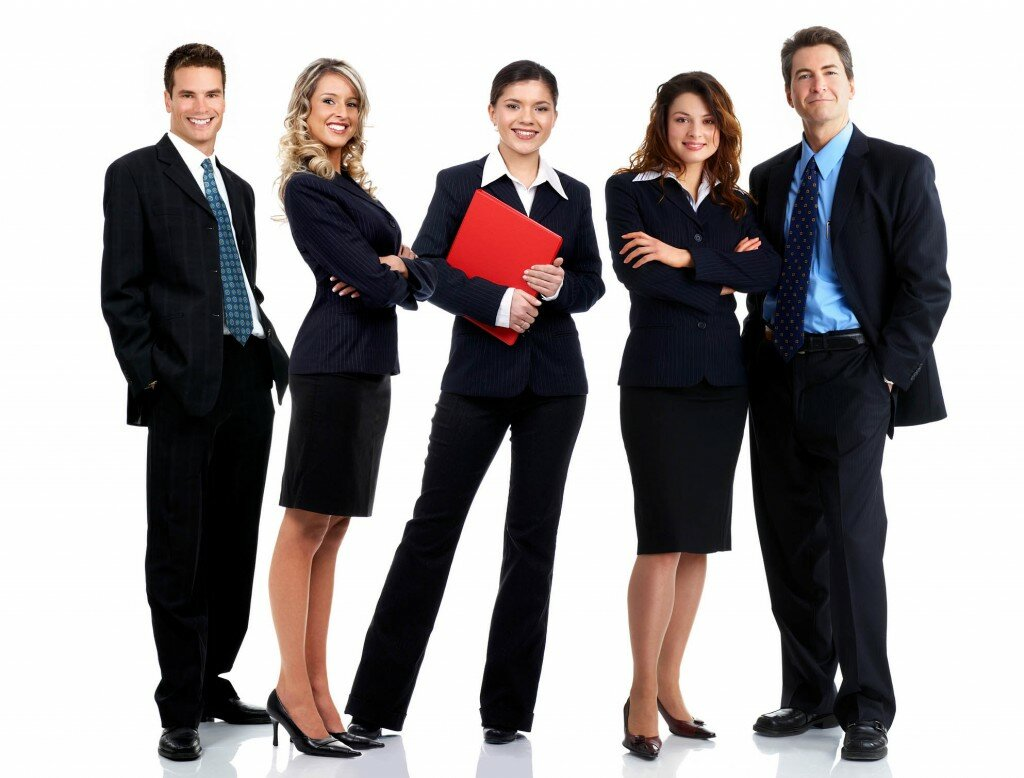
#> input picture Resources/1.jpg, 1024 x 778 px
$ python 'Chapter 1.py'
#> lines starting #> are read from the running program, lines starting #| are printed output that depends on the picture; after the words box and inside, x2 and y2 are one past the last pixel; in counts of white or black regions, pixels touching at a corner belong together
import cv2  #открыли нужную билиотеку

print('package important')#

img_darii = cv2.imread('Resources/1.jpg') # открываем кортинку и указываем путь к ней
#> img_darii is the input picture: shape (778, 1024, 3); mean B, G, R 149.5, 148.6, 153.2

imgGray = cv2.cvtColor(img_darii, cv2.COLOR_BGR2GRAY) # Изменение цветовой палитры картинки
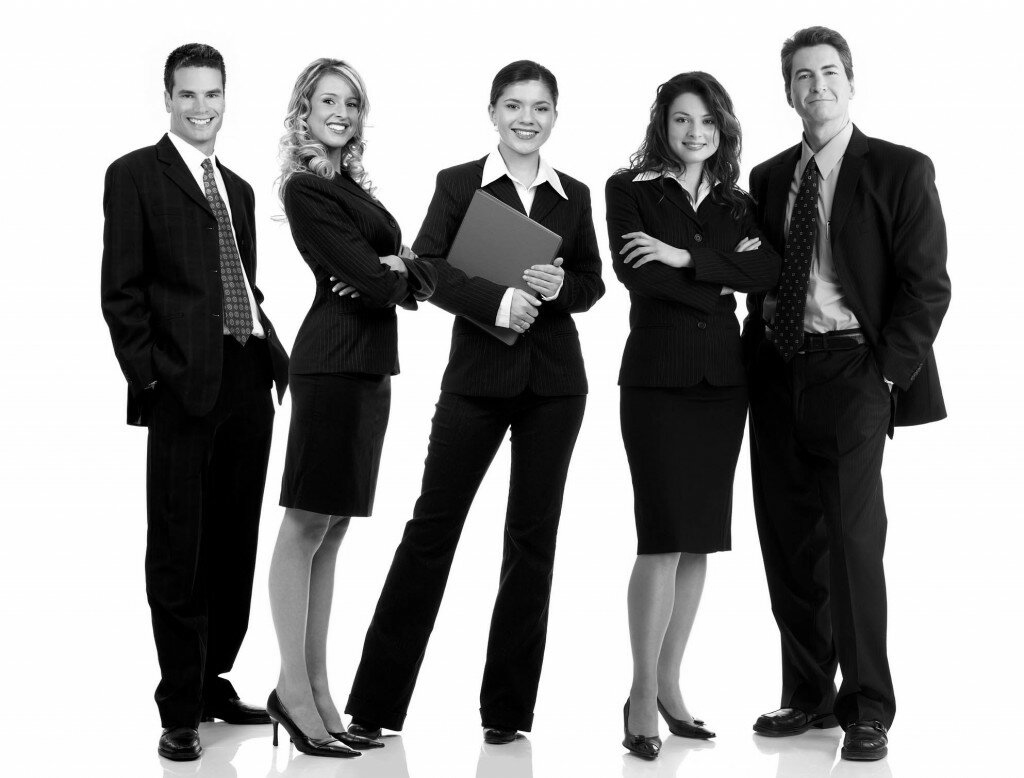
#> imgGray: shape (778, 1024); min 0, max 255, mean 150.1

imgBlur1 = cv2.blur(imgGray,(20,20)) # размытие изображения с разным ядром
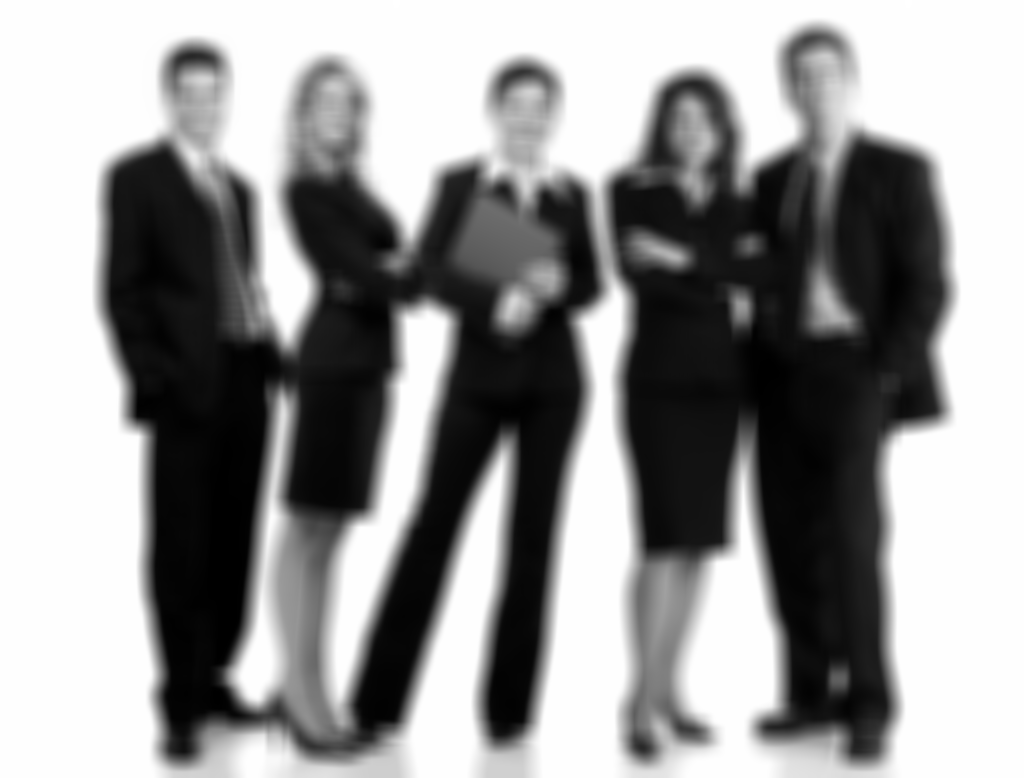
#> imgBlur1: shape (778, 1024); min 0, max 255, mean 150.1

imgCanny = cv2.Canny(imgGray, 100,100) # детектор границ Кенни Края(границы) — это такие кривые на изображении, вдоль которых
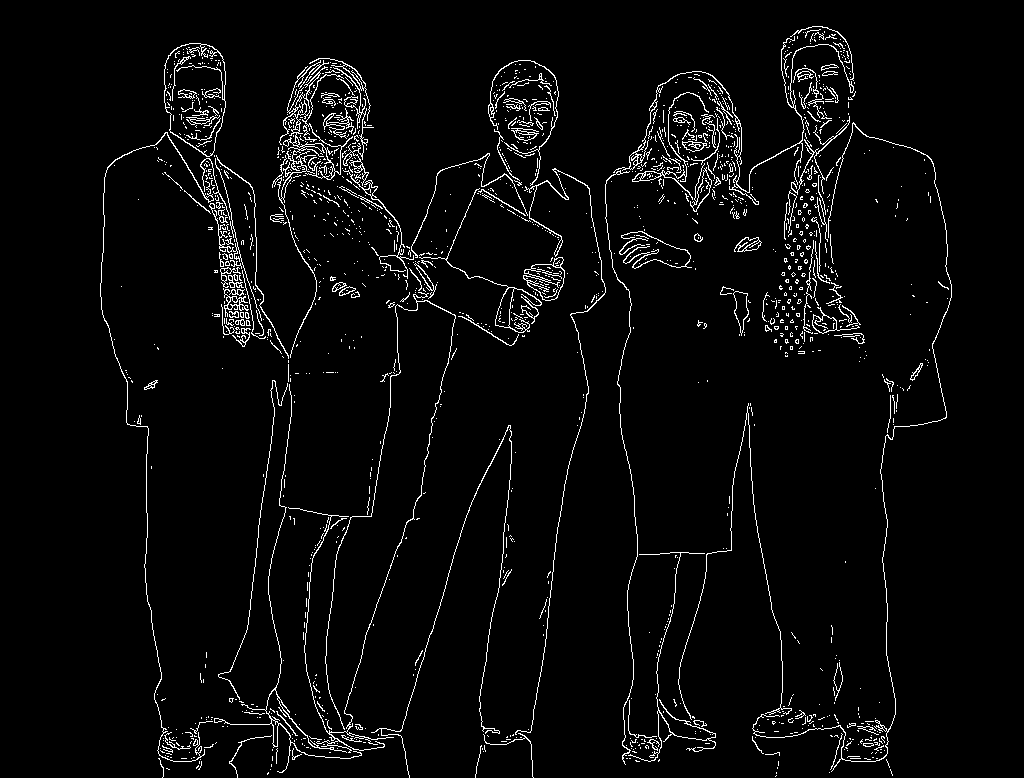
#> imgCanny: shape (778, 1024); 3.7% white in thin lines or dots, all inside (x1, y1, x2, y2) = (100, 26, 952, 778)
                                       # происходит резкое изменение яркости или других видов неоднородностей.
cv2.imshow("Gray", imgGray)
cv2.imshow("Blur1", imgBlur1) # команда на вывод картинки блюр1
cv2.imshow("Canny", imgCanny)
cv2.waitKey(0)                   # задержка при показе картинки 1000 = 1 сек

$ run again, with Resources/12.jpg copied over Resources/1.jpg
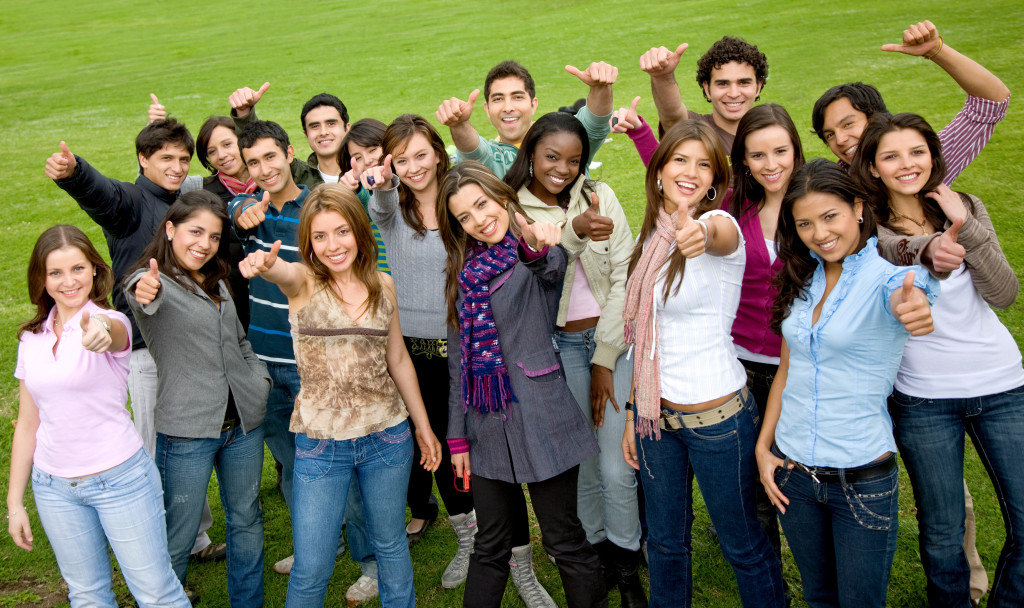
#> input picture Resources/12.jpg, 1024 x 608 px
#> img_darii is the input picture: shape (608, 1024, 3); mean B, G, R 93.9, 119.3, 117.5
#> `imgBlur1 = cv2.blur(imgGray,(20,20))`:
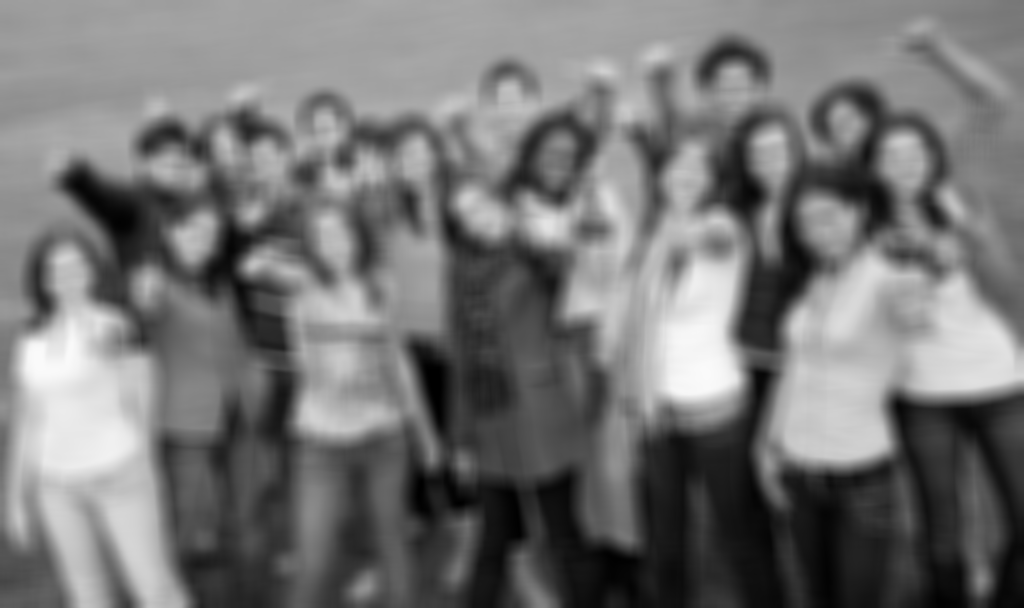
#> imgBlur1: shape (608, 1024); min 0, max 250, mean 116
#> `imgCanny = cv2.Canny(imgGray, 100,100)`:
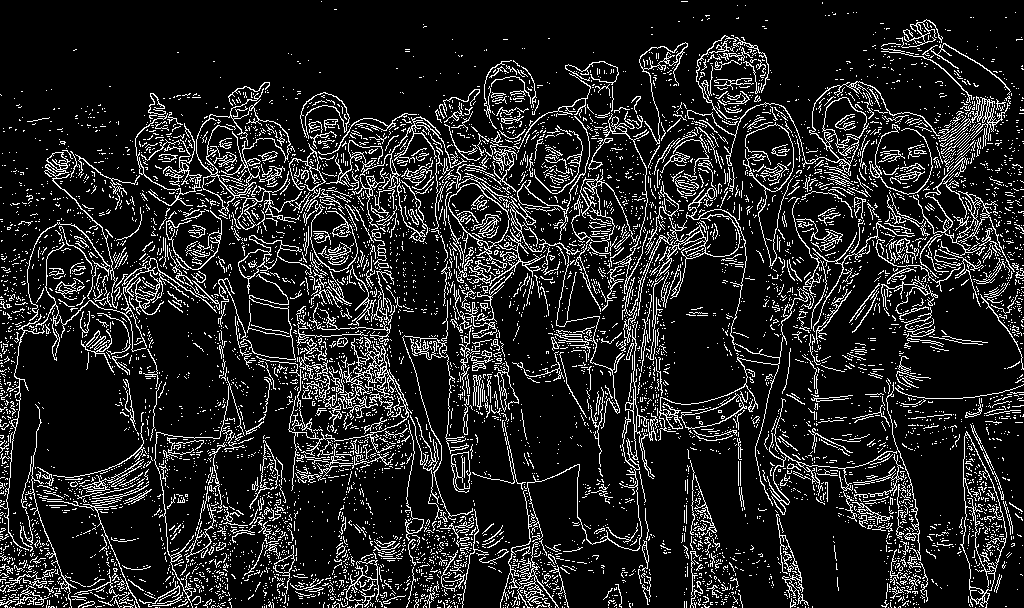
#> imgCanny: shape (608, 1024); 13.6% white in thin lines or dots

$ run again, with Resources/123.jpg copied over Resources/1.jpg
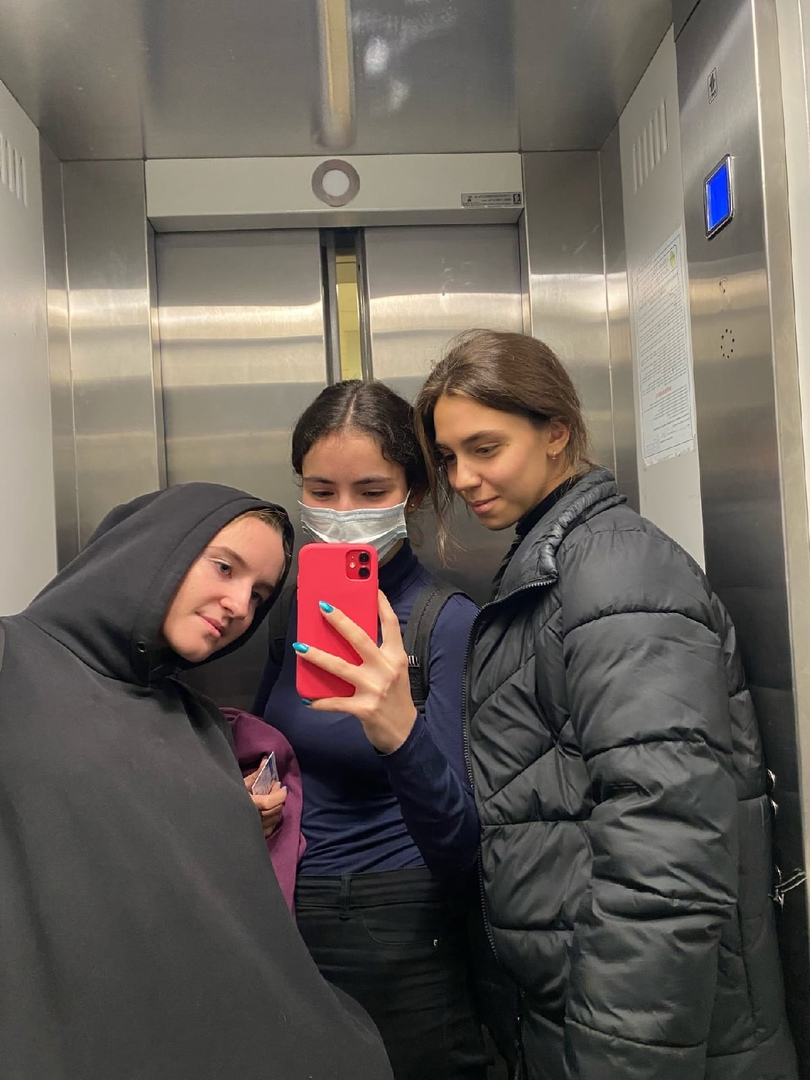
#> input picture Resources/123.jpg, 810 x 1080 px
#> img_darii is the input picture: shape (1080, 810, 3); mean B, G, R 88.9, 95.8, 103.9
#> `imgBlur1 = cv2.blur(imgGray,(20,20))`:
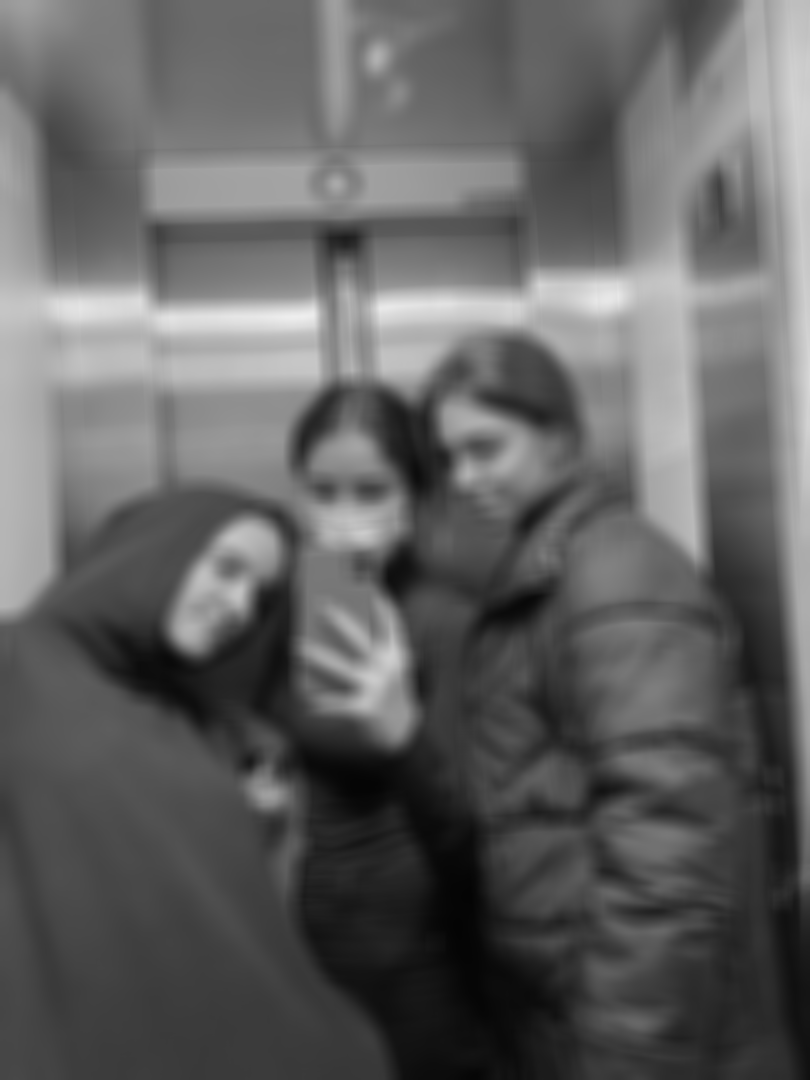
#> imgBlur1: shape (1080, 810); min 4, max 238, mean 97.5
#> `imgCanny = cv2.Canny(imgGray, 100,100)`:
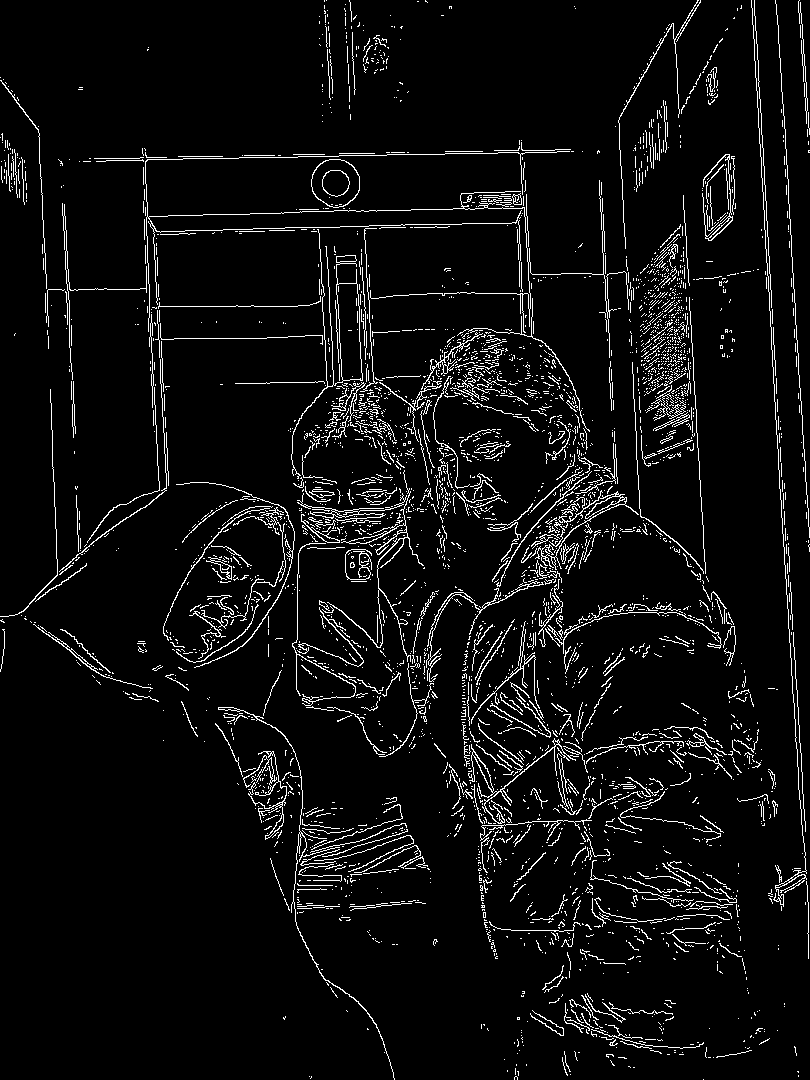
#> imgCanny: shape (1080, 810); 5.5% white in thin lines or dots

$ run again, with Resources/2.jpg copied over Resources/1.jpg
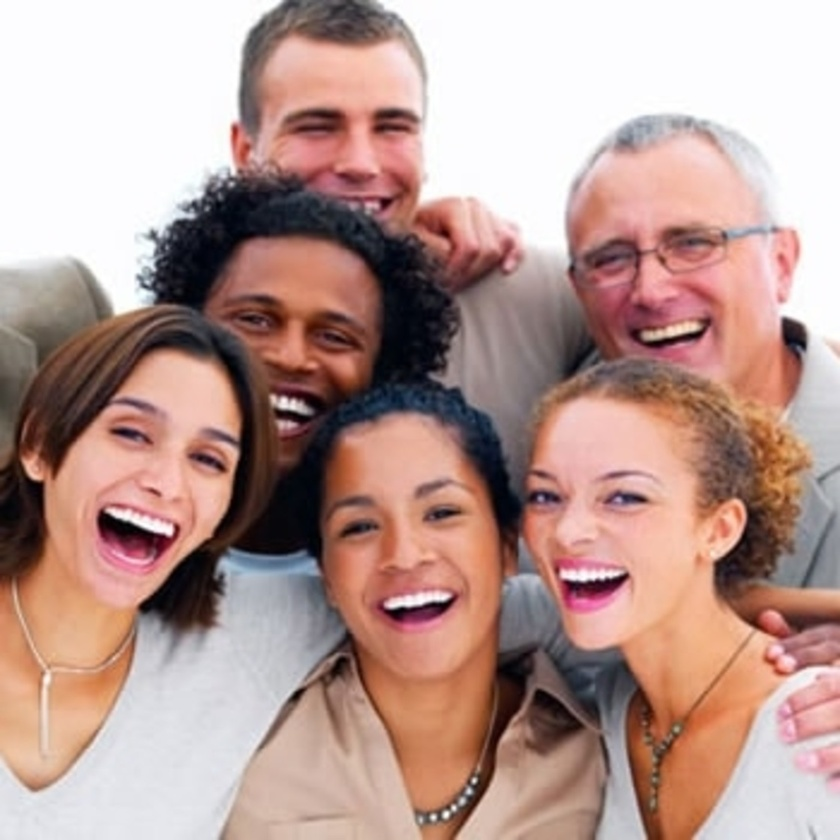
#> input picture Resources/2.jpg, 840 x 840 px, shrunk from 1400 x 1400 before the run
#> img_darii is the input picture: shape (840, 840, 3); mean B, G, R 146.3, 153.4, 183.7
#> `imgBlur1 = cv2.blur(imgGray,(20,20))`:
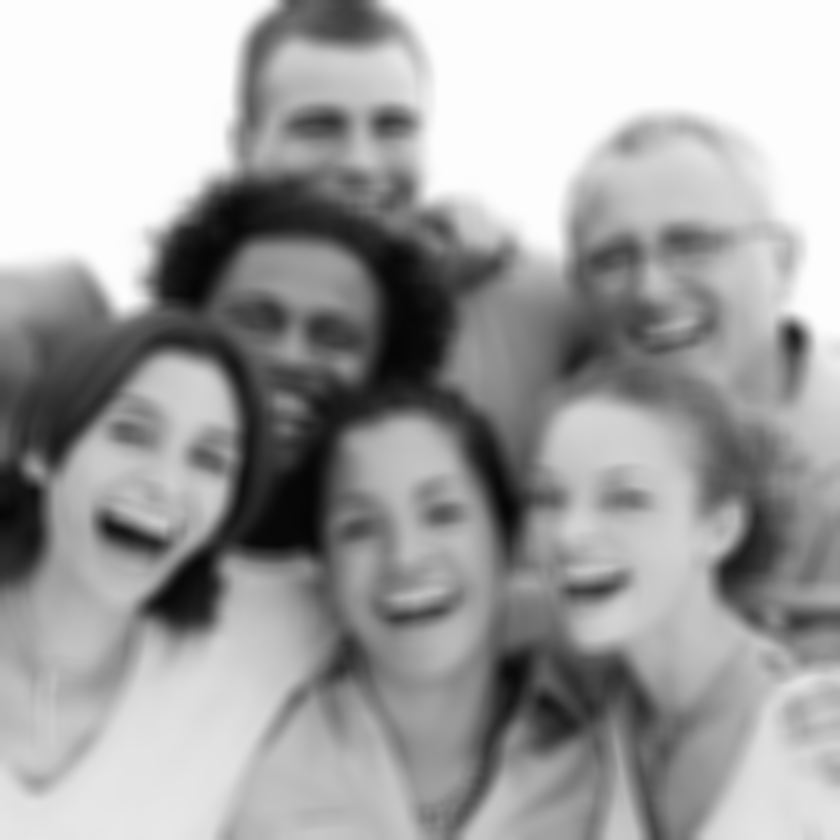
#> imgBlur1: shape (840, 840); min 5, max 253, mean 161.6
#> `imgCanny = cv2.Canny(imgGray, 100,100)`:
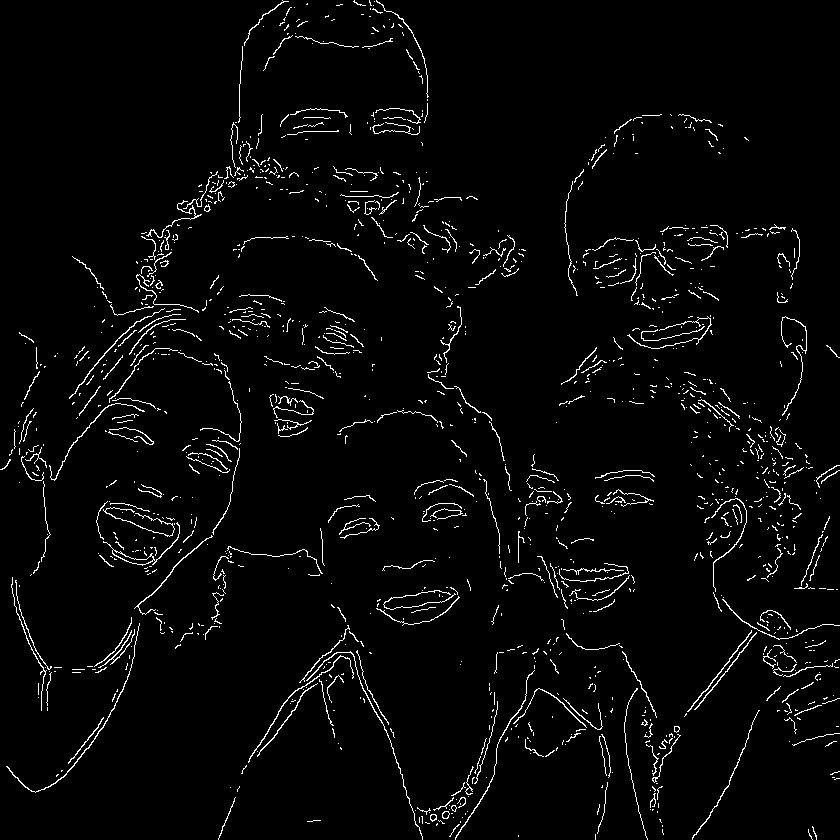
#> imgCanny: shape (840, 840); 3.1% white in thin lines or dots
